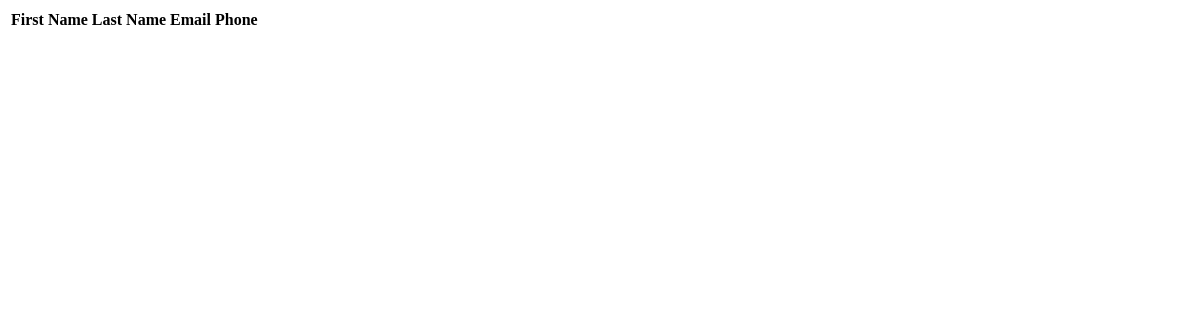
/hello-list/, run on an earlier commit of the app's database.
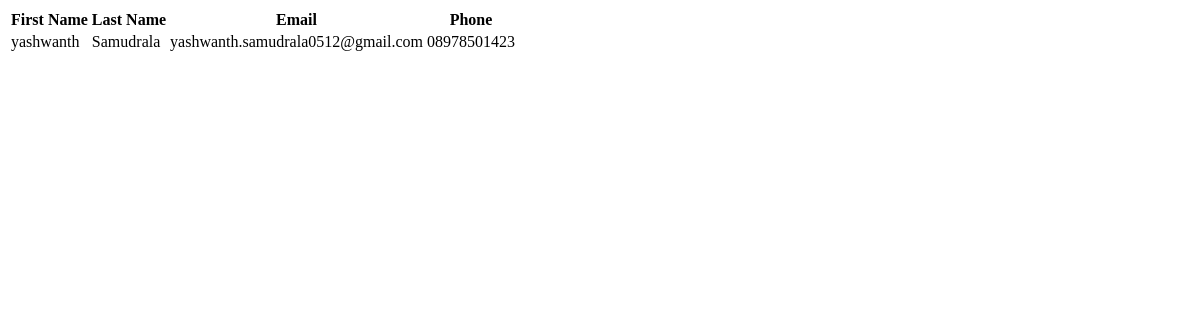
And on a later commit of the database.
### Denoise/models.py (models this page shows, shortened)
class Hello(models.Model):
    first_name = models.CharField(max_length=100, verbose_name='First Name')
    last_name = models.CharField(max_length=100, blank=True, verbose_name='Last Name')
    email = models.EmailField(verbose_name='Email ID')
    phone = models.CharField(max_length=20, verbose_name='Phone Number')

### Denoise/views.py (the view)
# urls.py: path('hello-list/', hello_list, name='hello_list'),
def hello_list(request):
    hello_objects = Hello.objects.all()
    print("hello_list view called")  # Add a print statement
    return render(request, 'hello_list.html', {'hello_objects': hello_objects})

### templates/hello_list.html
<table>
    <thead>
      <tr>
        <th>First Name</th>
        <th>Last Name</th>
        <th>Email</th>
        <th>Phone</th>
      </tr>
    </thead>
    <tbody>
      {% for hello_obj in hello_objects %}
      <tr>
        <td>{{ hello_obj.first_name }}</td>
        <td>{{ hello_obj.last_name }}</td>
        <td>{{ hello_obj.email }}</td>
        <td>{{ hello_obj.phone }}</td>
      </tr>
      {% endfor %}
    </tbody>
</table>

What changed in the data, as far as the page shows it:
added Hello: first_name "yashwanth", last_name "Samudrala", email "yashwanth.samudrala0512@gmail.com", phone "08978501423"
